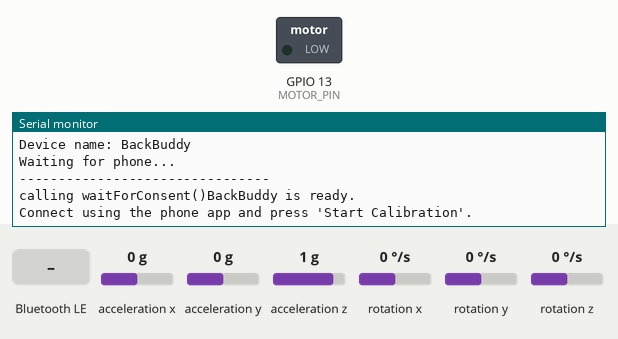
A sketch run on a simulated ESP32. Shown: switched loads named in the sketch (green lamp = pin HIGH), the last lines printed to the serial monitor. Inputs (shaded band) come from the test bench; at power-on: acceleration x 0 g, acceleration z 1 g, acceleration y 0 g, rotation x 0 °/s, rotation y 0 °/s, rotation z 0 °/s. Nothing arrives over Bluetooth unless stated; a phone connects over Bluetooth LE 3 s after start.

Above: at 0.9 s.
1.0 s: Bluetooth LE write "CALIBRATE" received
At 1.7 s:
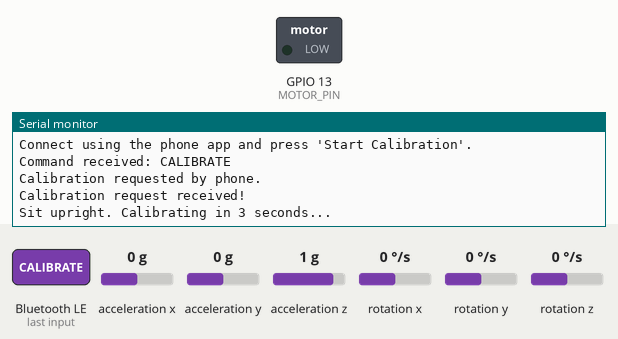
2.5 s: Bluetooth LE write "1" received
At 2.6 s:
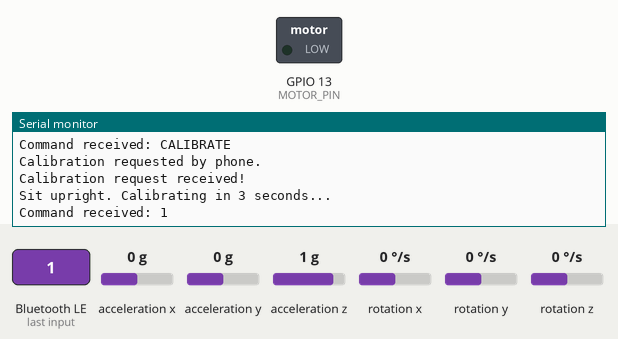
4.5 s: acceleration x set to -1.4 g
At 6.2 s:
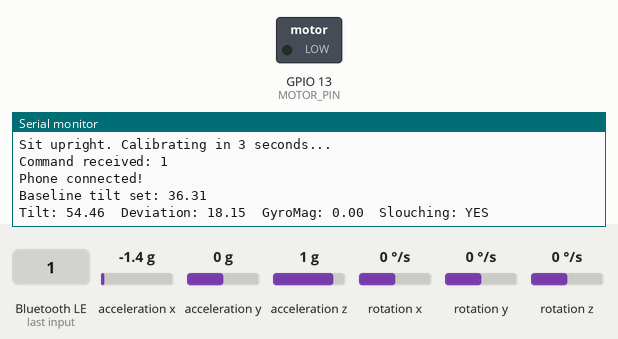
7.0 s: acceleration z set to 1.4 g
At 8.1 s:
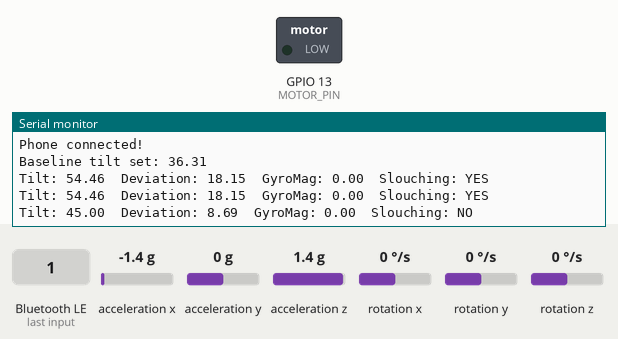

The sketch:

backbuddy.ino
```cpp
#include <Wire.h>
#include <MPU9250_asukiaaa.h>
#include <BLEDevice.h>
#include <BLEServer.h>
#include <BLEUtils.h>
#include <BLE2902.h>

#define MOTOR_PIN 13
MPU9250_asukiaaa mySensor;

float baseline = 0;
bool calibrated = false;

float slouchThreshold = 15.0;
unsigned long slouchStartTime = 0;
bool currentlySlouching = false;
unsigned long requiredSlouchDuration = 10000; // 10 seconds
float gyroThreshold = 15.0;        // above this = possible movement
unsigned long movementStartTime = 0;
bool sustainedMovement = false;
unsigned long requiredMovementDuration = 1000; // 1 second of sustained motion

void setup() {
  Serial.begin(115200);
  while (!Serial) delay(10);
  Serial.print("BOOT OK");
  Wire.begin(21, 22);
  mySensor.setWire(&Wire);
  mySensor.beginAccel();
  mySensor.beginGyro();
  pinMode(MOTOR_PIN, OUTPUT);
  digitalWrite(MOTOR_PIN, LOW);
  setupBLE(); //Initialize BLE
  Serial.print("calling waitForConsent()");
  waitForConsent();
  calibrate();
}

#define SERVICE_UUID   "4fafc201-1fb5-459e-8fcc-c5c9c331914b"
#define POSTURE_UUID   "beb5483e-36e1-4688-b7f5-ea07361b26a8"
#define COMMAND_UUID   "6e400002-b5a3-f393-e0a9-e50e24dcca9e"

BLECharacteristic *postureCharacteristic;
BLECharacteristic *commandCharacteristic;

bool deviceConnected = false;
bool calibrationRequested = false;

// BLE SERVER CALLBACKS
class MyServerCallbacks : public BLEServerCallbacks {
  void onConnect(BLEServer* pServer) {
    deviceConnected = true;
    Serial.println("Phone connected!");
  }

  void onDisconnect(BLEServer* pServer) {
    deviceConnected = false;
    Serial.println("Phone disconnected.");
    pServer->getAdvertising()->start();
  }
};

// BLE COMMAND CALLBACK
class MyCommandCallbacks : public BLECharacteristicCallbacks {
  void onWrite(BLECharacteristic *pCharacteristic) {
    String command = pCharacteristic->getValue();
    Serial.print("Command received: ");
    Serial.println(command);
    if (command == "CALIBRATE") {
      Serial.println("Calibration requested by phone.");
      calibrationRequested = true;
    }
  }
};

// BLE SETUP
void setupBLE() {
  Serial.println("Starting BLE...");
  BLEDevice::init("BackBuddy");
  BLEServer *pServer =
      BLEDevice::createServer();

  pServer->setCallbacks(
      new MyServerCallbacks()
  );

  BLEService *pService =
      pServer->createService(SERVICE_UUID);   // Create BLE service

  postureCharacteristic =
      pService->createCharacteristic(
          POSTURE_UUID,
          BLECharacteristic::PROPERTY_READ |
          BLECharacteristic::PROPERTY_NOTIFY
      );

  postureCharacteristic->addDescriptor(
      new BLE2902()
  );

  commandCharacteristic =
      pService->createCharacteristic(
          COMMAND_UUID,
          BLECharacteristic::PROPERTY_WRITE
      );

  commandCharacteristic->setCallbacks(
      new MyCommandCallbacks()
  );

  pService->start();   // Start BLE service

  // Start advertising
  BLEAdvertising *pAdvertising =
      BLEDevice::getAdvertising();

  pAdvertising->addServiceUUID(
      SERVICE_UUID
  );
  pAdvertising->setScanResponse(true);
  BLEDevice::startAdvertising();

  Serial.println("--------------------------------");
  Serial.println("BLE advertising started.");
  Serial.println("Device name: BackBuddy");
  Serial.println("Waiting for phone...");
  Serial.println("--------------------------------");
}

float getTilt() {
  mySensor.accelUpdate();
  float aX = mySensor.accelX();
  float aY = mySensor.accelY();
  float aZ = mySensor.accelZ();
  return atan2(sqrt(aX*aX + aY*aY), aZ) * 180.0 / PI;
}

float getGyroMagnitude() {
  mySensor.gyroUpdate();
  float gX = mySensor.gyroX();
  float gY = mySensor.gyroY();
  float gZ = mySensor.gyroZ();
  return sqrt(gX*gX + gY*gY + gZ*gZ);
}

void waitForConsent() {
  Serial.println("BackBuddy is ready.");
  Serial.println("Connect using the phone app and press 'Start Calibration'.");

  while (true) {

    if (calibrationRequested) {
      Serial.println("Calibration request received!");
      calibrationRequested = false;
      break;
    }
    delay(10);
  }
}

void calibrate() {
  Serial.println("Sit upright. Calibrating in 3 seconds...");
  if (deviceConnected) {
    postureCharacteristic->setValue(
        "CALIBRATION_START"
    );
    postureCharacteristic->notify();
  }
  delay(3000);
  float sum = 0;
  int samples = 30;
  for (int i = 0; i < samples; i++) {
    sum += getTilt();
    delay(50);
  }
  baseline = sum / samples;
  calibrated = true;
  Serial.print("Baseline tilt set: ");
  Serial.println(baseline);
  // Notify phone calibration is complete
  if (deviceConnected) {
    String message ="CALIBRATION_COMPLETE:" + String(baseline, 2);
    postureCharacteristic->setValue(
        message.c_str()
    );
    postureCharacteristic->notify();
  }
}

bool isActivelyMoving() {
  float gyroMag = getGyroMagnitude();

  if (gyroMag > gyroThreshold) {
    if (!sustainedMovement) {
      sustainedMovement = true;
      movementStartTime = millis();
    }
    // Only count as "really moving" once it's been elevated for a full second
    return (millis() - movementStartTime >= requiredMovementDuration);
  } else {
    sustainedMovement = false;
    return false;
  }
}
void loop() {
  if (!calibrated) {
    waitForConsent();
    calibrate();
    return;
  }
  float tilt = getTilt();
  float deviation = abs(tilt - baseline);
  float gyroMag = getGyroMagnitude();

  if (deviation > slouchThreshold && !isActivelyMoving()) {
    if (!currentlySlouching) {
      currentlySlouching = true;
      slouchStartTime = millis();
    } else if (millis() - slouchStartTime >= requiredSlouchDuration) {
      Serial.println("SLOUCHING TOO LONG - VIBRATE!");
      digitalWrite(MOTOR_PIN, HIGH);  // vibrate
      delay(500);
      digitalWrite(MOTOR_PIN, LOW);   // stop
    }
  } else if (!isActivelyMoving()) {
    currentlySlouching = false;
  }
  if (deviceConnected) {
    String data = String(tilt, 2) + "," + String(deviation, 2) + "," + String(currentlySlouching ? 1 : 0);
    postureCharacteristic->setValue(
        data.c_str()
    );
    postureCharacteristic->notify();
  }

  Serial.print("Tilt: "); Serial.print(tilt, 2);
  Serial.print("  Deviation: "); Serial.print(deviation, 2);
  Serial.print("  GyroMag: "); Serial.print(gyroMag, 2);
  Serial.print("  Slouching: "); Serial.println(currentlySlouching ? "YES" : "NO");

  delay(1000);
}
```

Measured:
- after the input at 1.0 s, the serial monitor: prints a new line at once (image 1)
- after the input at 2.5 s, the serial monitor: prints a new line at once (image 2)
- after the input at 4.5 s, the serial monitor: prints a new line after 1.1 s (image 3)
- after the input at 7.0 s, the serial monitor: prints a new line after 0.58 s (image 4)
